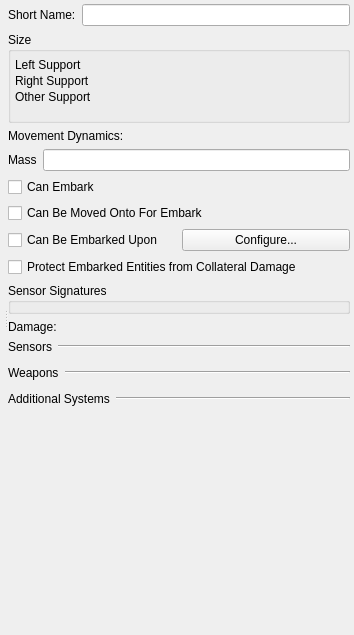
<?xml version="1.0" encoding="UTF-8"?>
<ui version="4.0">
 <class>Form</class>
 <widget class="QWidget" name="Form">
  <property name="geometry">
   <rect>
    <x>0</x>
    <y>0</y>
    <width>354</width>
    <height>635</height>
   </rect>
  </property>
  <property name="windowTitle">
   <string>Form</string>
  </property>
  <layout class="QVBoxLayout" name="verticalLayout_8">
   <property name="leftMargin">
    <number>4</number>
   </property>
   <property name="topMargin">
    <number>4</number>
   </property>
   <property name="rightMargin">
    <number>4</number>
   </property>
   <property name="bottomMargin">
    <number>4</number>
   </property>
   <item>
    <widget class="QSplitter" name="splitter">
     <property name="orientation">
      <enum>Qt::Horizontal</enum>
     </property>
     <widget class="QWidget" name="layoutWidget">
      <layout class="QVBoxLayout" name="verticalLayout_7">
       <property name="leftMargin">
        <number>0</number>
       </property>
       <property name="topMargin">
        <number>0</number>
       </property>
       <property name="rightMargin">
        <number>0</number>
       </property>
       <property name="bottomMargin">
        <number>0</number>
       </property>
       <item>
        <widget class="QWidget" name="myGeneralCanvas" native="true">
         <property name="sizePolicy">
          <sizepolicy hsizetype="MinimumExpanding" vsizetype="Fixed">
           <horstretch>0</horstretch>
           <verstretch>0</verstretch>
          </sizepolicy>
         </property>
         <property name="element_type" stdset="0">
          <string notr="true">general_canvas</string>
         </property>
        </widget>
       </item>
       <item>
        <widget class="QWidget" name="myDisplayWidget" native="true">
         <property name="element_type" stdset="0">
          <string notr="true">display_widget_canvas</string>
         </property>
        </widget>
       </item>
      </layout>
     </widget>
     <widget class="QWidget" name="layoutWidget">
      <layout class="QVBoxLayout" name="verticalLayout">
       <item>
        <layout class="QHBoxLayout" name="horizontalLayout">
         <item>
          <widget class="QLabel" name="short_name_label">
           <property name="text">
            <string>Short Name:</string>
           </property>
          </widget>
         </item>
         <item>
          <widget class="QLineEdit" name="short_name"/>
         </item>
        </layout>
       </item>
       <item>
        <widget class="QGroupBox" name="boundingVolumeGroupBox">
         <property name="title">
          <string>Size</string>
         </property>
         <layout class="QGridLayout" name="gridLayout_2">
          <property name="sizeConstraint">
           <enum>QLayout::SetNoConstraint</enum>
          </property>
          <property name="leftMargin">
           <number>4</number>
          </property>
          <property name="topMargin">
           <number>4</number>
          </property>
          <property name="rightMargin">
           <number>4</number>
          </property>
          <property name="bottomMargin">
           <number>4</number>
          </property>
          <property name="spacing">
           <number>2</number>
          </property>
          <item row="1" column="0" colspan="2">
           <widget class="QWidget" name="bounding_volume" native="true">
            <property name="minimumSize">
             <size>
              <width>0</width>
              <height>0</height>
             </size>
            </property>
           </widget>
          </item>
          <item row="2" column="0">
           <widget class="QLabel" name="left_support_label">
            <property name="sizePolicy">
             <sizepolicy hsizetype="Minimum" vsizetype="Minimum">
              <horstretch>0</horstretch>
              <verstretch>0</verstretch>
             </sizepolicy>
            </property>
            <property name="text">
             <string>Left Support</string>
            </property>
           </widget>
          </item>
          <item row="2" column="1">
           <widget class="QWidget" name="left_support" native="true">
            <property name="sizePolicy">
             <sizepolicy hsizetype="MinimumExpanding" vsizetype="Minimum">
              <horstretch>0</horstretch>
              <verstretch>0</verstretch>
             </sizepolicy>
            </property>
            <property name="element_type" stdset="0">
             <string notr="true">vector-parameter-data</string>
            </property>
            <property name="single_row" stdset="0">
             <bool>true</bool>
            </property>
            <property name="default_value" stdset="0">
             <string>1,-1,0</string>
            </property>
           </widget>
          </item>
          <item row="3" column="0">
           <widget class="QLabel" name="right_support_label">
            <property name="sizePolicy">
             <sizepolicy hsizetype="Minimum" vsizetype="Minimum">
              <horstretch>0</horstretch>
              <verstretch>0</verstretch>
             </sizepolicy>
            </property>
            <property name="text">
             <string>Right Support</string>
            </property>
           </widget>
          </item>
          <item row="3" column="1">
           <widget class="QWidget" name="right_support" native="true">
            <property name="sizePolicy">
             <sizepolicy hsizetype="MinimumExpanding" vsizetype="Minimum">
              <horstretch>0</horstretch>
              <verstretch>0</verstretch>
             </sizepolicy>
            </property>
            <property name="element_type" stdset="0">
             <string notr="true">vector-parameter-data</string>
            </property>
            <property name="single_row" stdset="0">
             <bool>true</bool>
            </property>
            <property name="default_value" stdset="0">
             <string>1,1,0</string>
            </property>
           </widget>
          </item>
          <item row="4" column="0">
           <widget class="QLabel" name="other_support_label">
            <property name="sizePolicy">
             <sizepolicy hsizetype="Minimum" vsizetype="Minimum">
              <horstretch>0</horstretch>
              <verstretch>0</verstretch>
             </sizepolicy>
            </property>
            <property name="text">
             <string>Other Support</string>
            </property>
           </widget>
          </item>
          <item row="4" column="1">
           <widget class="QWidget" name="other_support" native="true">
            <property name="sizePolicy">
             <sizepolicy hsizetype="MinimumExpanding" vsizetype="Minimum">
              <horstretch>0</horstretch>
              <verstretch>0</verstretch>
             </sizepolicy>
            </property>
            <property name="element_type" stdset="0">
             <string notr="true">vector-parameter-data</string>
            </property>
            <property name="single_row" stdset="0">
             <bool>true</bool>
            </property>
            <property name="default_value" stdset="0">
             <string>-1,0,0</string>
            </property>
           </widget>
          </item>
          <item row="5" column="0" colspan="2">
           <widget class="QWidget" name="bv_sp" native="true">
            <property name="minimumSize">
             <size>
              <width>0</width>
              <height>10</height>
             </size>
            </property>
            <property name="calculate_bounding_volume" stdset="0">
             <bool>true</bool>
            </property>
            <property name="calculate_support_points" stdset="0">
             <bool>true</bool>
            </property>
            <property name="element_type" stdset="0">
             <string notr="true">bv_sp_calc_widget</string>
            </property>
           </widget>
          </item>
         </layout>
        </widget>
       </item>
       <item>
        <layout class="QHBoxLayout" name="horizontalLayout_7">
         <item>
          <widget class="QLabel" name="movement_system_label">
           <property name="text">
            <string>Movement Dynamics:</string>
           </property>
          </widget>
         </item>
         <item>
          <widget class="QWidget" name="movement_system" native="true">
           <property name="category" stdset="0">
            <string notr="true">movement</string>
           </property>
           <property name="none-selected-text" stdset="0">
            <string>Immobile</string>
           </property>
           <property name="element_type" stdset="0">
            <string notr="true">single_system_selector</string>
           </property>
          </widget>
         </item>
        </layout>
       </item>
       <item>
        <layout class="QHBoxLayout" name="horizontalLayout_3">
         <item>
          <widget class="QLabel" name="mass_label">
           <property name="text">
            <string>Mass</string>
           </property>
          </widget>
         </item>
         <item>
          <widget class="QLineEdit" name="mass">
           <property name="source-units" stdset="0">
            <string notr="true">kilograms</string>
           </property>
           <property name="display-units" stdset="0">
            <string notr="true">kilograms</string>
           </property>
          </widget>
         </item>
        </layout>
       </item>
       <item>
        <widget class="QCheckBox" name="can_embark">
         <property name="text">
          <string>Can Embark</string>
         </property>
         <property name="element_type" stdset="0">
          <string notr="true">DtRwBoolean</string>
         </property>
        </widget>
       </item>
       <item>
        <widget class="QCheckBox" name="can_move_onto_embarked">
         <property name="toolTip">
          <string>If checked, entities that are close to this object will check to see if they are going to move onto this object, and, if so, embark on it</string>
         </property>
         <property name="text">
          <string>Can Be Moved Onto For Embark</string>
         </property>
        </widget>
       </item>
       <item>
        <layout class="QHBoxLayout" name="horizontalLayout_12">
         <item>
          <widget class="QCheckBox" name="can_be_embarked_upon">
           <property name="text">
            <string>Can Be Embarked Upon</string>
           </property>
           <property name="element_type" stdset="0">
            <string notr="true">DtRwBoolean</string>
           </property>
          </widget>
         </item>
         <item>
          <widget class="QPushButton" name="configure_embarkation">
           <property name="text">
            <string>Configure...</string>
           </property>
           <property name="enable_if_checked" stdset="0">
            <string notr="true">can_be_embarked_upon</string>
           </property>
           <property name="slot" stdset="0">
            <string notr="true">change_embarkation</string>
           </property>
           <property name="element_type" stdset="0">
            <string notr="true">push_button</string>
           </property>
           <property name="disable_if_multiple_selection" stdset="0">
            <bool>true</bool>
           </property>
          </widget>
         </item>
        </layout>
       </item>
       <item>
        <widget class="QCheckBox" name="protect_from_collateral_damage">
         <property name="toolTip">
          <string>If enabled, will protect any entities embarked on this object from collateral damage</string>
         </property>
         <property name="text">
          <string>Protect Embarked Entities from Collateral Damage</string>
         </property>
        </widget>
       </item>
       <item>
        <widget class="QGroupBox" name="sensorSignaturesGroupBox">
         <property name="title">
          <string>Sensor Signatures</string>
         </property>
         <layout class="QVBoxLayout" name="verticalLayout_3">
          <property name="spacing">
           <number>2</number>
          </property>
          <property name="leftMargin">
           <number>2</number>
          </property>
          <property name="topMargin">
           <number>2</number>
          </property>
          <property name="rightMargin">
           <number>2</number>
          </property>
          <property name="bottomMargin">
           <number>2</number>
          </property>
          <item>
           <widget class="QWidget" name="sensor_signatures" native="true">
            <property name="default-signatures" stdset="0">
             <string>visual-signature=5.0;radar-signature=16.0;infrared-signature=20.0;passive-sonar-signature:Passive Sonar=4.0;active-sonar-signature:Active Sonar=4.0</string>
            </property>
           </widget>
          </item>
         </layout>
        </widget>
       </item>
       <item>
        <layout class="QHBoxLayout" name="horizontalLayout_8">
         <item>
          <widget class="QLabel" name="damage_system_label">
           <property name="text">
            <string>Damage:</string>
           </property>
          </widget>
         </item>
         <item>
          <widget class="QWidget" name="damage_system" native="true">
           <property name="category" stdset="0">
            <string notr="true">damage</string>
           </property>
           <property name="none-selected-text" stdset="0">
            <string>Undamagable</string>
           </property>
           <property name="element_type" stdset="0">
            <string notr="true">single_system_selector</string>
           </property>
          </widget>
         </item>
        </layout>
       </item>
       <item>
        <layout class="QVBoxLayout" name="verticalLayout_4">
         <item>
          <layout class="QHBoxLayout" name="horizontalLayout_9">
           <item>
            <widget class="QLabel" name="sensor_system_selector_label">
             <property name="sizePolicy">
              <sizepolicy hsizetype="Fixed" vsizetype="Fixed">
               <horstretch>0</horstretch>
               <verstretch>0</verstretch>
              </sizepolicy>
             </property>
             <property name="text">
              <string>Sensors</string>
             </property>
            </widget>
           </item>
           <item>
            <widget class="Line" name="line">
             <property name="orientation">
              <enum>Qt::Horizontal</enum>
             </property>
            </widget>
           </item>
          </layout>
         </item>
         <item>
          <widget class="QWidget" name="sensor_system_selector" native="true">
           <property name="category" stdset="0">
            <string notr="true">sensor</string>
           </property>
           <property name="element_type" stdset="0">
            <string notr="true">multi_system_selector</string>
           </property>
          </widget>
         </item>
        </layout>
       </item>
       <item>
        <layout class="QVBoxLayout" name="verticalLayout_5">
         <item>
          <layout class="QHBoxLayout" name="horizontalLayout_10">
           <item>
            <widget class="QLabel" name="weapon_system_selector_label">
             <property name="sizePolicy">
              <sizepolicy hsizetype="Fixed" vsizetype="Fixed">
               <horstretch>0</horstretch>
               <verstretch>0</verstretch>
              </sizepolicy>
             </property>
             <property name="text">
              <string>Weapons</string>
             </property>
            </widget>
           </item>
           <item>
            <widget class="Line" name="line_2">
             <property name="orientation">
              <enum>Qt::Horizontal</enum>
             </property>
            </widget>
           </item>
          </layout>
         </item>
         <item>
          <widget class="QWidget" name="weapon_system_selector" native="true">
           <property name="category" stdset="0">
            <string notr="true">weapon</string>
           </property>
           <property name="element_type" stdset="0">
            <string notr="true">multi_system_selector</string>
           </property>
          </widget>
         </item>
        </layout>
       </item>
       <item>
        <layout class="QVBoxLayout" name="verticalLayout_6">
         <item>
          <layout class="QHBoxLayout" name="horizontalLayout_11">
           <item>
            <widget class="QLabel" name="other_system_selector_label">
             <property name="sizePolicy">
              <sizepolicy hsizetype="Fixed" vsizetype="Fixed">
               <horstretch>0</horstretch>
               <verstretch>0</verstretch>
              </sizepolicy>
             </property>
             <property name="text">
              <string>Additional Systems</string>
             </property>
            </widget>
           </item>
           <item>
            <widget class="Line" name="line_3">
             <property name="orientation">
              <enum>Qt::Horizontal</enum>
             </property>
            </widget>
           </item>
          </layout>
         </item>
         <item>
          <widget class="QWidget" name="other_system_selector" native="true">
           <property name="category" stdset="0">
            <string notr="true">other</string>
           </property>
           <property name="element_type" stdset="0">
            <string notr="true">multi_system_selector</string>
           </property>
          </widget>
         </item>
        </layout>
       </item>
       <item>
        <spacer name="verticalSpacer">
         <property name="orientation">
          <enum>Qt::Vertical</enum>
         </property>
         <property name="sizeHint" stdset="0">
          <size>
           <width>20</width>
           <height>18</height>
          </size>
         </property>
        </spacer>
       </item>
      </layout>
     </widget>
    </widget>
   </item>
  </layout>
 </widget>
 <resources/>
 <connections/>
</ui>
